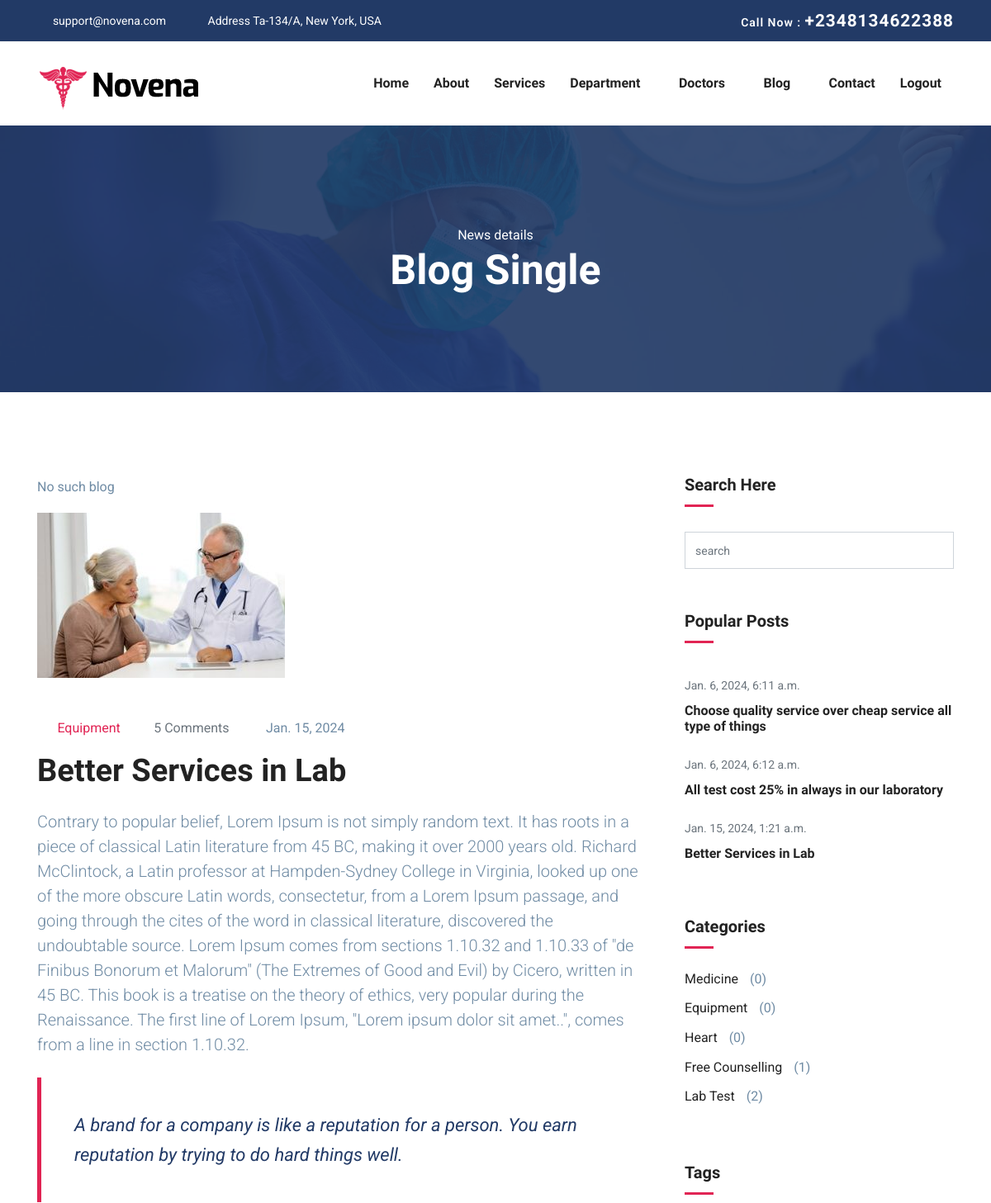
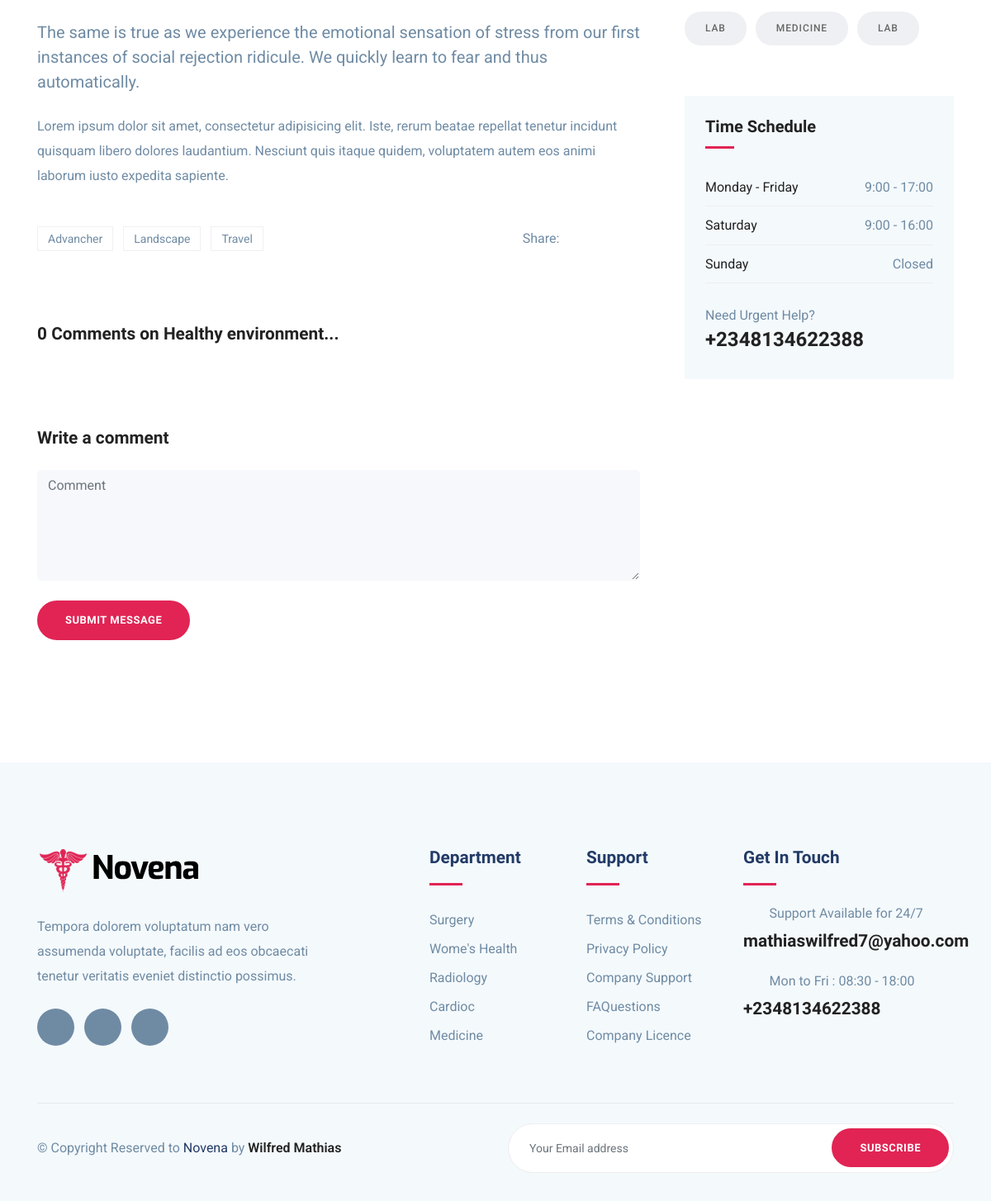
The page /blog_detail/3/ on the database its author committed (2 pictures, top to bottom).
### myapp/models.py (models this page shows, shortened)
class Blog(models.Model):
    title =models.CharField(max_length=255, null=True)
    description=models.CharField(max_length=1000, null=True)
    date = models.DateTimeField(auto_now_add = True)
    image = models.ImageField(upload_to='blog_images', null = True)
    quote = models.CharField(max_length=1000, null=True)
    category = models.ForeignKey(Category, on_delete=models.CASCADE, null = True)
    def imageUrl(self):
        if self.image:
            return self.image.url
        return ''
    class Meta:
        ordering = ['-date']

class Category(models.Model):
    name = models.CharField(max_length = 255, choices=CATEGORY_CHOICE, null = True)

class Tag(models.Model):
    title =models.CharField(max_length=255, null=True)
    blog = models.ForeignKey(Blog, on_delete=models.CASCADE, null = True)

### myapp/views.py (the view)
# urls.py: path('blog_detail/<int:blog_id>/', views.blog_detail, name='blog_detail'),
def blog_detail(request, blog_id):
    user = request.user
    tag = Tag.objects.all()
    blog = Blog.objects.get(id=blog_id)
    comments = blog.comment_set.all()
    count_comment = Comment.objects.filter(blog=blog).count()
    comment(request, blog)
    search_comment = search(request)
    subscription(request)
    categories_with_blog_count = Category.objects.annotate(blog_count=Count('blog'))
    popular_posts =sidebar(request)
    search_comment = search(request)
    context = {
        'blog':blog,
        'comments':comments,
        'count':count_comment,
        'searches':search_comment,
        'popular': popular_posts,
        'categories':categories_with_blog_count,
        'tags':tag,
    }
    return render(request, 'myapp/blog-single.html', context)

### myapp/search.py (called while the page is built, shortened)
def search(request):
    if request.method == 'GET':
        search = request.GET.get('search')
        search_comment = Blog.objects.filter(Q(title__icontains = search) | Q(description__icontains = search)) if search else None
        return search_comment

def sidebar(request):
    blog = Blog.objects.all()
    blog_with_comment_count = blog.annotate(comment_count=Count('comment'))
    grouped_blogs = {}
    for blog_post in blog_with_comment_count :
        comment_count = blog_post.comment_count
        if comment_count not in grouped_blogs:
            grouped_blogs[comment_count] = []
        grouped_blogs[comment_count].append(blog_post)
    popular_posts = []
    for comment_count, posts in sorted(grouped_blogs.items(), reverse=True):
        popular_posts.extend(posts[:3])
    return popular_posts

def comment(request, blog):
    user = request.user

### myapp/sub.py (called while the page is built)
def subscription(request):
    if request.method =='POST' and 'email' in request.POST:
        email = request.POST.get('email')
        if Subscription.objects.filter(email = email).exists():
            messages.info(request, 'Someone has already subscribe with this email')
        else:
            subscribe, created=Subscription.objects.get_or_create(email = email)
            messages.error(request, 'Thank you for subscribing to our news letter')

### myapp/templates/myapp/blog-single.html (shortened to what this page needs)
{% extends 'myapp/base/base.html' %}
{% load static %}
{% block content %}
<section class="page-title bg-1">
  <div class="container">
    <div class="row">
      <div class="col-md-12">
        <div class="block text-center">
          <span class="text-white">News details</span>
          <h1 class="text-capitalize mb-5 text-lg">Blog Single</h1>
        </div>
      </div>
    </div>
  </div>
</section>
<section class="section blog-wrap">
    <div class="container">
        <div class="row">
            <div class="col-lg-8">
                <div class="row">
					<div class="col-lg-12 mb-5">
						<div class="single-blog-item">
							{% include 'myapp/base/search.html' %}
							<img src="{{ blog.imageUrl }}" alt="" class="img-fluid">
							<div class="blog-item-content mt-5">
								<div class="blog-item-meta mb-3">
									<span class="text-color-2 text-capitalize mr-3"><i class="icofont-book-mark mr-2"></i> Equipment</span>
									<span class="text-muted text-capitalize mr-3"><i class="icofont-comment mr-2"></i>5 Comments</span>
									<span class="text-black text-capitalize mr-3"><i class="icofont-calendar mr-2"></i> {{ blog.date|date }}</span>
								</div>
								<h2 class="mb-4 text-md"><a href="blog-single.html">{{ blog.title }}</a></h2>
								<p class="lead mb-4">{{blog.description}}
								<blockquote class="quote">
									{{blog.quote}}
								</blockquote>
								<p class="lead mb-4 font-weight-normal text-black">The same is true as we experience the emotional sensation of stress from our first instances of social rejection ridicule. We quickly learn to fear and thus automatically.</p>
								<p>Lorem ipsum dolor sit amet, consectetur adipisicing elit. Iste, rerum beatae repellat tenetur incidunt quisquam libero dolores laudantium. Nesciunt quis itaque quidem, voluptatem autem eos animi laborum iusto expedita sapiente.</p>
								<div class="mt-5 clearfix">
									<ul class="float-left list-inline tag-option">
										<li class="list-inline-item"><a href="#">Advancher</a></li>
										<li class="list-inline-item"><a href="#">Landscape</a></li>
										<li class="list-inline-item"><a href="#">Travel</a></li>
									</ul>
									<ul class="float-right list-inline">
										<li class="list-inline-item"> Share: </li>
										<li class="list-inline-item"><a href="#" target="_blank"><i class="icofont-facebook" aria-hidden="true"></i></a></li>
										<li class="list-inline-item"><a href="#" target="_blank"><i class="icofont-twitter" aria-hidden="true"></i></a></li>
										<li class="list-inline-item"><a href="#" target="_blank"><i class="icofont-pinterest" aria-hidden="true"></i></a></li>
										<li class="list-inline-item"><a href="#" target="_blank"><i class="icofont-linkedin" aria-hidden="true"></i></a></li>
									</ul>
								</div>
							</div>
						</div>
					</div>
					<div class="col-lg-12">
						<div class="comment-area mt-4 mb-5">
							<h4 class="mb-4">{{ count }} Comments on Healthy environment... </h4>
						</div>
					</div>
					<div class="col-lg-12">
						<form class="comment-form my-5" id="comment-form" action="." method="post">
							<h4 class="mb-4">Write a comment</h4>
							<textarea class="form-control mb-4" name="comment" id="comment" cols="30" rows="5" placeholder="Comment"></textarea>
							<input class="btn btn-main-2 btn-round-full" type="submit" name="submit-contact" id="submit_contact" value="Submit Message">
						</form>
					</div>
				</div>
            </div>
            {% include 'myapp/base/sidebar.html' %}
        </div>
    </div>
</section>
{% endblock %}

### myapp/templates/myapp/base/sidebar.html (shortened to what this page needs)
<div class="col-lg-4">
    <div class="sidebar-wrap pl-lg-4 mt-5 mt-lg-0">
        <div class="sidebar-widget search  mb-3 ">
            <h5>Search Here</h5>
            <form action="{% url 'blog' %}" method="get" class="search-form">
                <input type="text" name = "search" class="form-control" placeholder="search">
            </form>
        </div>
        <div class="sidebar-widget latest-post mb-3">
            <h5>Popular Posts</h5>
            {% for pop in popular %}
            <div class="py-2">
                <span class="text-sm text-muted">{{pop.date}}</span>
                <h6 class="my-2"><a href="#">{{pop.title}}</a></h6>
            </div>
            {% endfor %}
        </div>
        <div class="sidebar-widget category mb-3">
            <h5 class="mb-4">Categories</h5>
            <ul class="list-unstyled">
                {% for category in categories %}
                    <li class="align-items-center">
                        <a href="{% url 'category_detail' category.id %}">{{ category.name }}</a>
                        <span>({{ category.blog_count }})</span>
                    </li>
                {% endfor %}
            </ul>
        </div>
        <div class="sidebar-widget tags mb-3">
            <h5 class="mb-4">Tags</h5>
            {% for tag in tags %}
            <a href="{% url 'tags' tag.id %}">{{ tag.title }}</a>
            {% endfor %}
        </div>
        <div class="sidebar-widget schedule-widget mb-3">
            <h5 class="mb-4">Time Schedule</h5>
            <ul class="list-unstyled">
            <li class="d-flex justify-content-between align-items-center">
                <a href="#">Monday - Friday</a>
                <span>9:00 - 17:00</span>
            </li>
            <li class="d-flex justify-content-between align-items-center">
                <a href="#">Saturday</a>
                <span>9:00 - 16:00</span>
            </li>
            <li class="d-flex justify-content-between align-items-center">
                <a href="#">Sunday</a>
                <span>Closed</span>
            </li>
            </ul>
            <div class="sidebar-contatct-info mt-4">
                <p class="mb-0">Need Urgent Help?</p>
                <h3>+2348134622388</h3>
            </div>
        </div>
    </div>
</div>

### myapp/static/myapp/css/style.css (style rules this page uses)
html { overflow-x: hidden; }
body { line-height: 1.6; font-family: "Roboto", sans-serif; -webkit-font-smoothing: antialiased; font-size: 16px; color: #6F8BA4; font-weight: 400; }
h1, .h1, h2, .h2, h3, .h3, h4, .h4, h5, .h5, h6, .h6 { font-family: "Exo", sans-serif; font-weight: 700; color: #222; }
h1, .h1 { font-size: 2.5rem; }
h2, .h2 { font-size: 44px; }
h3, .h3 { font-size: 1.5rem; }
h4, .h4 { font-size: 1.3rem; line-height: 30px; }
h5, .h5 { font-size: 1.25rem; }
h6, .h6 { font-size: 1rem; }
p { line-height: 30px; }
input[type="email"], input[type="password"], input[type="text"], input[type="tel"] { box-shadow: none; height: 45px; outline: none; font-size: 14px; }
.form-control { box-shadow: none; border-radius: 0; }
.btn { display: inline-block; font-size: 14px; font-size: 0.8125rem; font-weight: 700; letter-spacing: .5px; padding: .75rem 2rem; font-family: "Exo", sans-serif; text-transform: uppercase; border-radius: 5px; border: 2px solid transparent; transition: all .35s ease; }
.btn-main-2 { background: #e12454; color: #fff; border-color: #e12454; }
.btn-round-full { border-radius: 50px; }
.section { padding: 100px 0; }
.text-sm { font-size: 14px; }
.text-md { font-size: 2.25rem; }
.text-lg { font-size: 3.75rem; }
a { color: #222; text-decoration: none; transition: all .35s ease; }
.page-title { padding: 120px 0px 70px 0px; position: relative; }
.page-title .block h1 { color: #fff; }
.text-lg { font-size: 50px; }
.bg-1 { background: url("../images/bg/22.jpg") no-repeat 50% 50%; background-size: cover; position: relative; }
.text-color-2 { color: #e12454; }
.blog-item-content h2 { font-weight: 600; font-size: 38px; }
.quote { font-size: 22px; color: #223a66; padding: 40px; font-style: italic; border-left: 5px solid #e12454; margin: 25px 0px; }
.tag-option a { border: 1px solid #eff0f3; padding: 6px 12px; color: #6F8BA4; font-size: 14px; }
.comment-form .form-control { background: #f7f8fb; border-radius: 5px; border-color: #f7f8fb; height: 50px; }
.comment-form textarea.form-control { height: auto; }
.sidebar-widget { margin-bottom: 30px; padding-bottom: 35px; }
.sidebar-widget h5 { margin-bottom: 30px; position: relative; padding-bottom: 15px; }
.sidebar-widget h5:before { position: absolute; content: ""; left: 0px; bottom: 0px; width: 35px; height: 3px; background: #e12454; }
.sidebar-widget.category ul li { margin-bottom: 10px; }
.sidebar-widget.category ul li a { color: #222; transition: all 0.3s ease; }
.sidebar-widget.category ul li span { margin-left: 10px; }
.sidebar-widget.tags a { font-size: 12px; text-transform: uppercase; letter-spacing: .075em; line-height: 41px; height: 41px; font-weight: 500; border-radius: 20px; color: #666; display: inline-block; background-color: #eff0f3; margin: 0 7px 10px 0; padding: 0 25px; transition: all .2s ease; }
.sidebar-widget.schedule-widget { background: #f4f9fc; padding: 25px; }
.sidebar-widget.schedule-widget ul li { padding: 10px 0px; border-bottom: 1px solid #eee; }
.search-form { position: relative; }

### rows shown on the page
Blog: imageUrl (picture), date "Jan. 15, 2024", title "Better Services in Lab", description "Contrary to popular belief, Lorem Ipsum is not simply random text. It has roots in a piece of classical Latin literature from 45 BC, making it over 2000 years old. Richard McClintock, a Latin professor at Hampden-Sydney College in Virginia, looked up one of the more obscure Latin words, consectetur, from a Lorem Ipsum passage, and going through the cites of the word in classical literature, discovered the undoubtable source. Lorem Ipsum comes from sections 1.10.32 and 1.10.33 of \"de Finibus Bonorum et Malorum\" (The Extremes of Good and Evil) by Cicero, written in 45 BC. This book is a treatise on the theory of ethics, very popular during the Renaissance. The first line of Lorem Ipsum,…", quote "A brand for a company is like a reputation for a person. You earn reputation by trying to do hard things well.", date "Jan. 15, 2024, 1:21 a.m."
Blog: date "Jan. 6, 2024, 6:11 a.m.", title "Choose quality service over cheap service all type of things"
Blog: date "Jan. 6, 2024, 6:12 a.m.", title "All test cost 25% in always in our laboratory"
Category: name "Medicine", blog_count "0"
Category: name "Equipment", blog_count "0"
Category: name "Heart", blog_count "0"
Category: name "Free Counselling", blog_count "1"
Category: name "Lab Test", blog_count "2"
Tag: title "LAB"
Tag: title "MEDICINE"
Tag: title "LAB"

### other values the page prints
{{ count }} "0"
